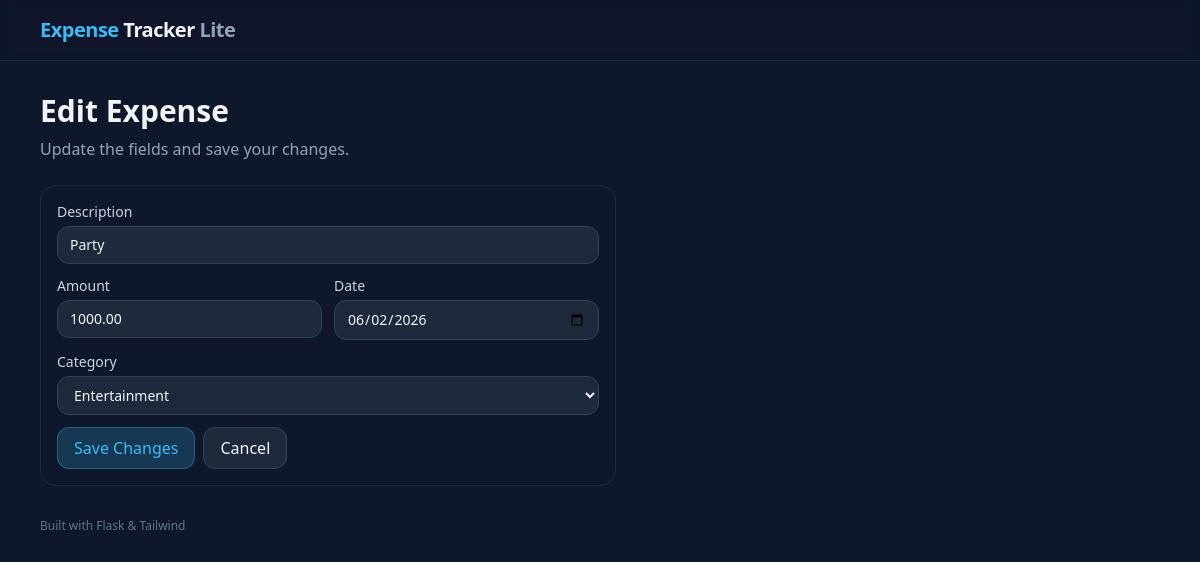
The app's page /edit/14 with its own data.
### models.py (models this page shows)
class Expense(db.Model):
    id = db.Column(db.Integer, primary_key=True)
    description = db.Column(db.String(120), nullable=False)
    amount = db.Column(db.Float, nullable=False)
    category = db.Column(db.String(50), nullable=False)
    date = db.Column(db.Date, default=date.today)

### routes.py (the view, shortened to what this page needs)
    @app.route("/edit/<int:expense_id>", methods=["GET", "POST"])
    def edit_expense(expense_id: int) -> str | Response:
        expense: Expense = Expense.query.get_or_404(expense_id)
        return render_template(
            "edit.html",
            expense=expense,
            categories=CATEGORIES,
            today=date.today().isoformat(),
        )

### templates/edit.html (shortened to what this page needs)
{% extends "base.html" %}
{% block content %}
  <h1 class="text-3xl font-semibold mb-2">Edit Expense</h1>
  <p class="text-slate-400 mb-6">Update the fields and save your changes.</p>
  <section class="max-w-xl rounded-2xl border border-slate-800 bg-slate-900 p-4">
    <form method="post" action="{{ url_for('edit_expense', expense_id=expense.id) }}" class="space-y-3">
      <label class="block text-sm">
        <span class="mb-1 block text-slate-300">Description</span>
        <input name="description"
               value="{{ expense.description }}"
               class="w-full rounded-xl bg-slate-800 border border-slate-700 px-3 py-2 text-slate-100" />
      </label>
      <div class="grid grid-cols-2 gap-3">
        <label class="block text-sm">
          <span class="mb-1 block text-slate-300">Amount</span>
          <input type="number" step="0.01" min="0.01" name="amount"
                 value="{{ '%.2f'|format(expense.amount) }}"
                 class="w-full rounded-xl bg-slate-800 border border-slate-700 px-3 py-2 text-slate-100" />
        </label>
        <label class="block text-sm">
          <span class="mb-1 block text-slate-300">Date</span>
          <input type="date" name="date"
                 value="{{ expense.date.strftime('%Y-%m-%d') if expense.date else today }}"
                 class="w-full rounded-xl bg-slate-800 border border-slate-700 px-3 py-2 text-slate-100" />
        </label>
      </div>
      <label class="block text-sm">
        <span class="mb-1 block text-slate-300">Category</span>
        <select name="category"
                class="w-full rounded-xl bg-slate-800 border border-slate-700 px-3 py-2 text-slate-100">
          {% for c in categories %}
            <option value="{{ c }}" {% if expense.category == c %}selected{% endif %}>{{ c }}</option>
          {% endfor %}
        </select>
      </label>
      <div class="flex items-center gap-2">
        <button class="rounded-xl bg-brand/20 hover:bg-brand/30 text-brand px-4 py-2 border border-brand/30"
                type="submit">Save Changes</button>
        <a class="rounded-xl bg-slate-800 hover:bg-slate-700 px-4 py-2 border border-slate-700"
           href="{{ url_for('index') }}">Cancel</a>
      </div>
    </form>
  </section>
{% endblock %}

### records on screen
Expense: description "Party", amount "1000.00", date "06/02/2026", category "Entertainment"
